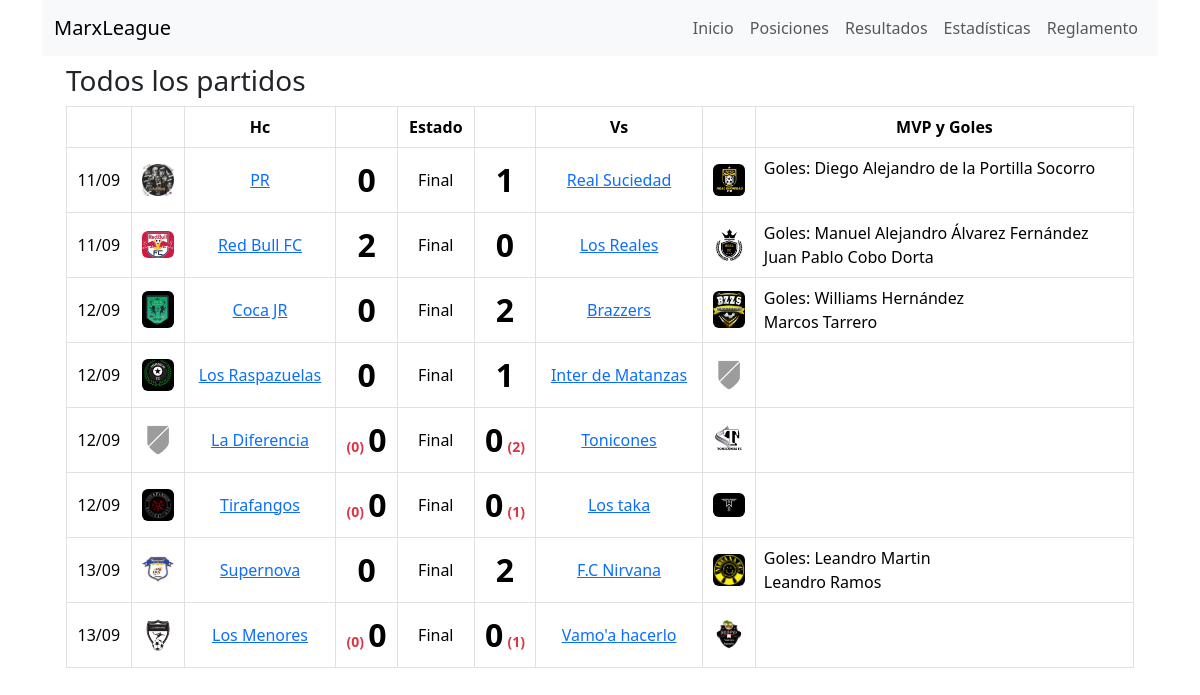
Page /schedule/ on the committed database.
### futbol/models/schedule.py (models this page shows, shortened)
class Schedule(models.Model):
    STATUS_CHOICES = [
        ("completed", "Completed"),
        ("scheduled", "Scheduled"),
        ("raining", "Raining"),
        ("playing", "Playing"),
        ("pending", "Pending"),
    ]
    STAGES_CHOICES = [
        ("regular", "Regular"),
        ("octavos", "Octavos"),
        ("cuartos", "Cuartos"),
        ("semifinal", "SemiFinal"),
        ("final", "Final"),
    ]
    league = models.ForeignKey(League, on_delete=models.SET_NULL, null=True)
    vs = models.ForeignKey(
        Team,
        on_delete=models.SET_NULL,
        related_name="vs_schedule",
        null=True,
        blank=True,
    )
    hc = models.ForeignKey(
        Team,
        on_delete=models.SET_NULL,
        related_name="hc_schedule",
        null=True,
        blank=True,
    )
    date = models.DateField(null=True, blank=True)
    vs_goals = models.IntegerField(null=True, blank=True)
    hc_goals = models.IntegerField(null=True, blank=True)
    vs_definition_penalties = models.IntegerField(null=True, blank=True)
    hc_definition_penalties = models.IntegerField(null=True, blank=True)
    vs_points = models.IntegerField(null=True, blank=True)
    hc_points = models.IntegerField(null=True, blank=True)
    mvp = models.ForeignKey(Player, on_delete=models.SET_NULL, null=True, blank=True)
    status = models.CharField(
        max_length=20, choices=STATUS_CHOICES, default="scheduled"
    )
    stages = models.CharField(max_length=20, choices=STAGES_CHOICES, default="regular")

### futbol/models/team.py (models this page shows)
class Team(models.Model):
    name = models.CharField(max_length=100, unique=True, default="Nombre")
    description = models.CharField(max_length=300, null=True, blank=True)
    league = models.ManyToManyField(League)
    grade = models.CharField(max_length=50, null=True, blank=True)
    abbrev = models.CharField(max_length=3, null=True, blank=True)
    imagen = models.CharField(max_length=3, null=True, blank=True)
    def __str__(self):
        return self.name

### futbol/models/goal.py (models this page shows, shortened)
class Goal(models.Model):
    min = models.CharField(max_length=2, null=True, blank=True)
    player = models.ForeignKey(Player, on_delete=models.SET_NULL, null=True)
    schedule = models.ForeignKey(Schedule, on_delete=models.SET_NULL, null=True)
    penalty = models.BooleanField()
    definition_of_penalties = (
        models.BooleanField()
    )  # Se utiliza si los peniltis son marcados para la definicion del partido

### futbol/models/player.py (models this page shows, shortened)
class Player(models.Model):
    name = models.CharField(max_length=100, unique=True, default="Nombre")
    grade = models.CharField(max_length=50, null=True, blank=True)
    team = models.ForeignKey(Team, on_delete=models.SET_NULL, null=True)
    imagen = models.CharField(max_length=3, null=True, blank=True)
    alias = models.CharField(max_length=50, null=True, blank=True)

### futbol/views/pages/schedule_menu_option_page.py (the view)
# urls.py: path("schedule/", ScheduleMenuOptionPageView.as_view(), name="schedule_page"),
class ScheduleMenuOptionPageView(TemplateView):
    template_name = "pages/schedule_menu_option_page.html"
    def get_context_data(self, **kwargs):
        context = super().get_context_data(**kwargs)
        schedules_view = ScheduleView(**kwargs)
        schedules_context = schedules_view.get_context_data(request=self.request, limits=5, show_details=True)
        schedules = render_to_string(schedules_view.template_name, schedules_context)
        context['schedules'] = schedules
        return context

### futbol/templates/views/schedule_view.html (shortened to what this page needs)
{% load static %}
<table class="table table-bordered table-condensed">
  <thead>
    <tr>
      <th class="text-center"></th>
      <th class="text-center"></th>
      <th class="text-center">Hc</th>
      <th class="text-center"></th>
      <th class="text-center">Estado</th>
      <th class="text-center"></th>
      <th class="text-center">Vs</th>
      <th class="text-center"></th>
      {% if show_details %}
        <th class="text-center">MVP y Goles</th>
      {% endif %}
    </tr>
  </thead>
  <tbody>
    {% for schedule in schedules %}
      <tr>
        <td class="text-center align-middle">{{ schedule.date|date:'d/m' }}</td>
        <td class="text-center align-middle">
          <img style="height: 32; width: 32px" src="{% static 'images/logos/' %}{{ schedule.hc.imagen|default:'na' }}.png" class="rounded" alt="Logo" />
        </td>
        <td class="text-center align-middle">
          <a href="{% url 'team_details_page'  schedule.hc.id %}">{{ schedule.hc }}</a>
        </td>
        <td class="text-center align-middle">
          {% if schedule.hc_definition_penalties is not None or schedule.hc_definition_penalties >= 0 %}
          <span class="fw-bold text-danger small">({{ schedule.hc_definition_penalties }})</span>
          {% endif %}
          {% if schedule.status == 'completed' or schedule.status == 'playing' %}
            <span class="fw-bold fs-2">{{ schedule.hc_goals }}</span>
          {% endif %}
        </td>
        <td class="text-center align-middle">
          {% if schedule.status == 'completed' %}
            Final
          {% elif schedule.status == 'scheduled' %}
          {% elif schedule.status == 'playing' %}
            En Juego
          {% elif schedule.status == 'pending' %}
            Pendiente
          {% elif schedule.status == 'raining' %}
            Lloviendo
          {% endif %}
        </td>
        <td class="text-center align-middle">
          {% if schedule.status == 'completed' or schedule.status == 'playing' %}
            <span class="fw-bold fs-2">{{ schedule.vs_goals }}</span>
          {% endif %}
          {% if schedule.vs_definition_penalties >= 0 %}
           <span class="fw-bold text-danger small">({{ schedule.vs_definition_penalties }})</span>
        {% endif %}
        </td>
        <td class="text-center align-middle">
          <a href="{% url 'team_details_page'  schedule.vs.id  %}">{{ schedule.vs }}</a>
        </td>
        <td class="text-center align-middle">
          <img style="height: 32; width: 32px" src="{% static 'images/logos/' %}{{ schedule.vs.imagen|default:'na' }}.png" class="rounded" alt="Logo" />
        </td>
        {% if show_details %}
          <td class="text-left">
            {% if schedule.goal_set.all%}
            Goles:
            {% for goal in schedule.goal_set.all %}
               {{ goal.player.name }} <br>
            {% endfor %}
            {% endif%}
          </td>
        {% endif %}
      </tr>
    {% endfor %}
  </tbody>
</table>

### rows in the picture
Schedule: date "11/09", shows a picture, hc "PR", hc_goals "0", status "Final", vs_goals "1", vs "Real Suciedad"
Goal: player.name "Diego Alejandro de la Portilla Socorro"
Schedule: date "11/09", shows a picture, hc "Red Bull FC", hc_goals "2", status "Final", vs_goals "0", vs "Los Reales"
Goal: player.name "Manuel Alejandro Álvarez Fernández"
Goal: player.name "Juan Pablo Cobo Dorta"
Schedule: date "12/09", shows a picture, hc "Coca JR", hc_goals "0", status "Final", vs_goals "2", vs "Brazzers"
Goal: player.name "Williams Hernández"
Goal: player.name "Marcos Tarrero"
Schedule: date "12/09", shows a picture, hc "Los Raspazuelas", hc_goals "0", status "Final", vs_goals "1", vs "Inter de Matanzas"
Schedule: date "12/09", shows a picture, hc "La Diferencia", hc_definition_penalties "0", hc_goals "0", status "Final", vs_goals "0", vs_definition_penalties "2", vs "Tonicones"
Schedule: date "12/09", shows a picture, hc "Tirafangos", hc_definition_penalties "0", hc_goals "0", status "Final", vs_goals "0", vs_definition_penalties "1", vs "Los taka"
Schedule: date "13/09", shows a picture, hc "Supernova", hc_goals "0", status "Final", vs_goals "2", vs "F.C Nirvana"
Goal: player.name "Leandro Martin"
Goal: player.name "Leandro Ramos"
Schedule: date "13/09", shows a picture, hc "Los Menores", hc_definition_penalties "0", hc_goals "0", status "Final", vs_goals "0", vs_definition_penalties "1", vs "Vamo'a hacerlo"
